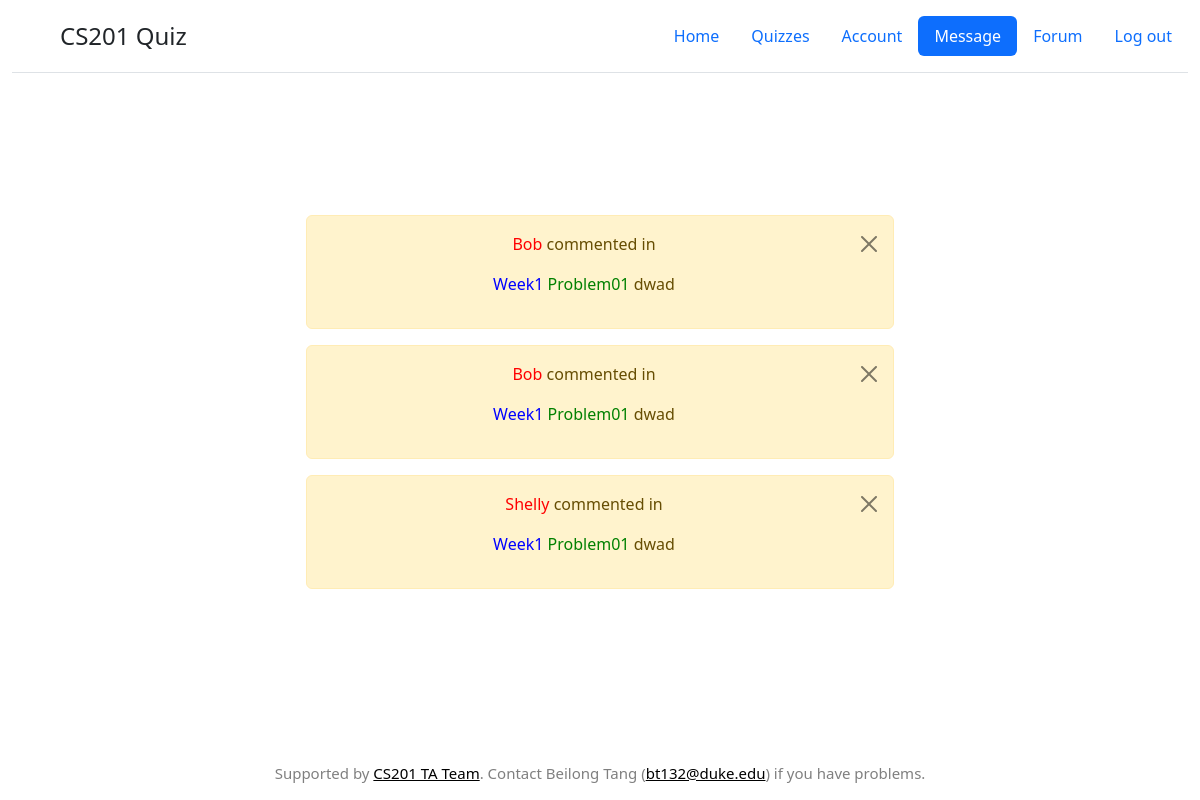
The page /cs201/messages/ (signed in) on the database its author committed.
### forum/models.py (models this page shows, shortened)
class Post(models.Model):
    text=models.TextField()
    author_name= models.CharField(max_length=50)
    author_netid = models.CharField(max_length=8)
    pub_date = models.DateTimeField(default=datetime.datetime.strptime('2022-7-26 6:00','%Y-%m-%d %H:%M').astimezone(datetime.timezone(datetime.timedelta(hours=0))))
    title = models.CharField(max_length=100)
    level = models.IntegerField(default=0)
    question_id = models.IntegerField(default=0)
    category = models.IntegerField(default=0)

class Comment(models.Model):
    post = models.ForeignKey(Post, on_delete=models.CASCADE)
    text = models.TextField()
    author_name = models.CharField(max_length=50)
    author_netid = models.CharField(max_length=8)
    pub_date = models.DateTimeField(default=datetime.datetime.strptime('2022-7-26 6:00','%Y-%m-%d %H:%M').astimezone(datetime.timezone(datetime.timedelta(hours=0))))
    reply = models.IntegerField(default=-1)

### quiz/views.py (the view)
# urls.py: path('messages/',views.message,name='message')
@login_required(login_url='/signin')
def message(request):
    context={}
    student = Student.objects.get(student_netid=request.user.username)
    message_id_arrays = list(map(int,(list(filter(lambda x: x!="", student.messages.split(','))))))
    post = []
    comment=[]
    for msg_id in message_id_arrays:
        msg = Comment.objects.get(id=msg_id)
        comment.append(msg)
        post.append(Post.objects.get(id=msg.post_id))
    context['post_and_comment']=list(zip(post,comment))
    return render(request, 'quiz/message.html',context)
    pass

### quiz/templatetags/my_tags.py (called while the page is built, shortened)
@register.filter
def show_category(level):
    if level==0:
        return 'Week1'

@register.filter
def show_question(question_id):
    s = str(question_id)[1:]
    return 'Problem'+s

### quiz/templates/quiz/message.html (shortened to what this page needs)
<!doctype html>
<html lang="en" class="h-100">
  <head>
{% load static %}
{%load my_tags%}
<link rel = "stylesheet" type ="text/css" href = "{% static 'quiz/bootstrap/css/bootstrap.min.css' %}">
<link rel = "stylesheet" type ="text/css" href = "{% static 'quiz/bootstrap/js/bootstrap.bundle.min.js' %}">
<link rel = "stylesheet" type ="text/css" href = "{% static 'simple_judge/cover.css' %}">
</head>
    <body class="d-flex h-100 text-center text-black bg-white">
    <div class="container-fluid d-flex w-100 h-100 mx-auto flex-column ">
    <header class="d-flex flex-wrap justify-content-center py-3 mb-4 border-bottom">
      <a href="/" class="d-flex align-items-center mb-3 mb-md-0 me-md-auto text-dark text-decoration-none">
        <svg class="bi me-2" width="40" height="32"><use xlink:href="#bootstrap"/></svg>
        <span class="fs-4">CS201 Quiz</span>
      </a>
      <ul class="nav nav-pills">
        <li class="nav-item"><a href="{% url 'quiz:userface' %}" class="nav-link" aria-current="page">Home</a></li>
        <li class="nav-item"><a href="{% url 'quiz:assignment' %}" class="nav-link">Quizzes</a></li>
        <li class="nav-item"><a href="{% url 'quiz:account'  %}" class="nav-link">Account</a></li>
        <li class="nav-item"><a href="{% url 'quiz:message'  %}" class="nav-link active">Message</a></li>
        <li class="nav-item"><a href="{% url 'forum:forum' 'All' %}" class="nav-link ">Forum</a></li>
        <li class="nav-item"><a href="#" class="nav-link" onclick="go()">Log out</a></li>
      </ul>
    </header>
    <div style="margin-top:10%;width:50%;margin-left:25%">
      {%for p,c in post_and_comment %}
      <div class="alert alert-warning alert-dismissible fade show" role="alert">
        <p><a style='color:red'>{{c.author_name}}</a> commented in </p>
        <p><a style='color:blue'>{{p.level|show_category}}</a> <a style='color:green'>{{p.question_id|show_question}}</a> {{p.title}} </p>
        <button type="button" class="btn-close" data-bs-dismiss="alert" aria-label="Close" onclick='alert(11)'></button>
      </div>
      {%endfor%}
    </div>
  <footer class="mt-auto text-black-50" style="font-size:15px">
    <p>Supported by <a class="text-black">CS201 TA Team</a>. Contact Beilong Tang (<a class="text-black">bt132@duke.edu</a>) if you have problems.</p>
  </footer>
</div>
  </body>
</html>

### rows shown on the page
Post: author_name "Bob", level|show_category "Week1", question_id|show_question "Problem01", title "dwad", author_name "Shelly"
